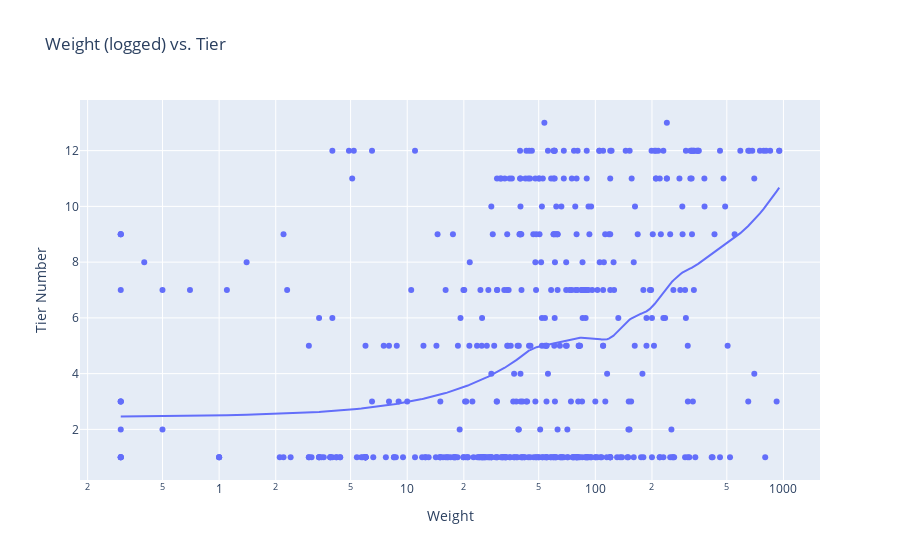

Notebook source saved alongside this figure:
### Markdown cell above
For weight, I felt that it would be better to log it, since the vast majority of Pokemon have a weight under 200 kg and it's only a select few that reach extremely high numbers.

The correlation is pretty weak, but there is still *some*. Low tier Pokemon can be found across the entire weight range, but all of the Pokemon in the higher tiers are at least somewhat heavy.

Although there *are* moves that depend on a Pokemon's weight for damange calculations, I think it's unlikely that weight is actually determining a Pokemon's viability, given that many heavy Pokemon are still bottom tier.

Rather, I think the opposite is more likely; strong Pokemon just tend to have larger monster designs by default, and then as a result weight-based moves just happen to be viable options for said Pokemon's movesets. In other words, strong Pokemon being heavy is what causes the prevalence of weight-based moves, not the other way around.

### Code cell
px.scatter(df,x='weightkg',y='tiernum',hover_name='name',trendline='lowess',log_x=True, title = 'Weight (logged) vs. Tier', labels={'weightkg':'Weight','tiernum':'Tier Number'})

### Figure 1 — Plotly figure (JSON) as saved in the notebook; plotly's stock layout.template omitted (floating-point values rounded to 4 significant figures; data arrays with more than 128 entries replaced by an {"elided": "..."} marker saying what was removed)
{"data": [{"hovertemplate": "<b>%{hovertext}</b><br><br>Weight=%{x}<br>Tier Number=%{y}<extra></extra>", "hovertext": {"elided": "490 str values"}, "legendgroup": "", "marker": {"color": "#636efa", "symbol": "circle"}, "mode": "markers", "name": "", "orientation": "v", "showlegend": false, "type": "scatter", "x": {"elided": "490 float values"}, "xaxis": "x", "y": {"elided": "490 int values"}, "yaxis": "y"}, {"hovertemplate": "<b>LOWESS trendline</b><br><br>Weight=%{x}<br>Tier Number=%{y} <b>(trend)</b><extra></extra>", "legendgroup": "", "marker": {"color": "#636efa", "symbol": "circle"}, "mode": "lines", "name": "", "showlegend": false, "type": "scatter", "x": {"elided": "490 float values"}, "xaxis": "x", "y": {"elided": "490 float values"}, "yaxis": "y"}], "layout": {"legend": {"tracegroupgap": 0}, "title": {"text": "Weight (logged) vs. Tier"}, "xaxis": {"anchor": "y", "domain": [0, 1], "title": {"text": "Weight"}, "type": "log"}, "yaxis": {"anchor": "x", "domain": [0, 1], "title": {"text": "Tier Number"}}}}
